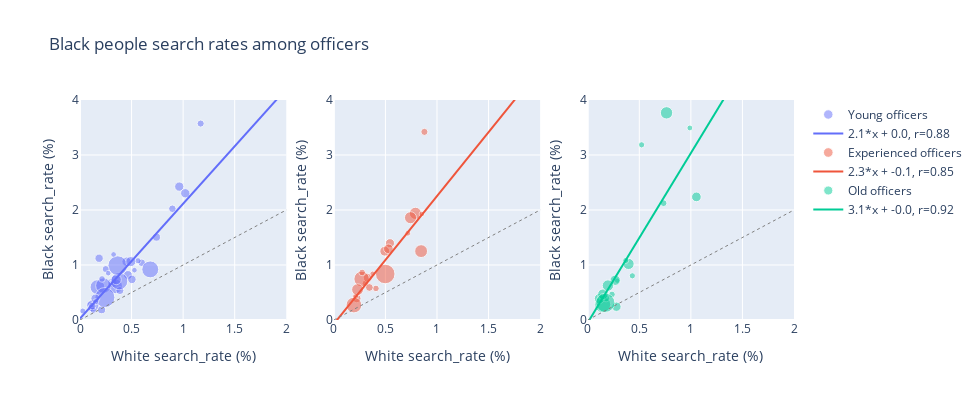
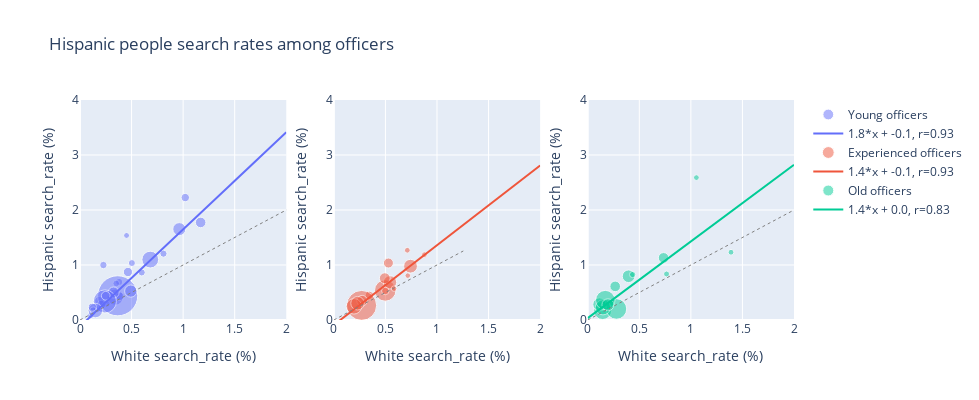

Notebook cell for these charts, in order:
### Code cell
# separate data
df_yos_sep = separate_data(df_yos_all, officer_experience_level)
df_yos_sep[officer_experience_level[0]].head(2)

# plot it 


ax_limits = [
    {'x':2, 'y':4},
    {'x':2, 'y':4},
]
plot_search_rates(df_yos_sep, officer_experience_level, 3000, ax_limits=ax_limits, filename='yos_search_rate.html')

### Figure 1 — Plotly figure (JSON) as saved in the notebook; plotly's stock layout.template omitted (floating-point values rounded to 4 significant figures)
{"data": [{"marker": {"color": "#636EFA", "opacity": 0.5, "size": [9.37, 6.24, 9.656, 7.596, 14.79, 7.158, 7.573, 5.507, 14.8, 12.09, 15.54, 6.062, 6.651, 7.972, 8.026, 6.244, 8.986, 9.305, 17.35, 10.18, 8.387, 8.55, 8.021, 19.57, 5.722, 7.418, 20.02, 8.903, 16.94, 6.267, 6.011, 7.126, 7.454, 5.63, 10.13, 9.363, 5.657]}, "mode": "markers", "name": "Young officers", "text": ["size:87.79", "size:38.94", "size:93.24", "size:57.7", "size:218.79", "size:51.24", "size:57.35", "size:30.33", "size:219.08", "size:146.11", "size:241.42", "size:36.75", "size:44.23", "size:63.56", "size:64.42", "size:38.99", "size:80.74", "size:86.58", "size:301.05", "size:103.55", "size:70.35", "size:73.1", "size:64.33", "size:383.17", "size:32.74", "size:55.03", "size:400.85", "size:79.26", "size:286.96", "size:39.28", "size:36.13", "size:50.78", "size:55.56", "size:31.7", "size:102.68", "size:87.67", "size:32.0"], "type": "scatter", "x": [0.4514, 0.09374, 0.3128, 0.5986, 0.3409, 1.17, 0.8956, 0.1029, 0.1691, 0.1253, 0.2269, 0.02663, 0.2135, 0.3869, 0.7417, 0.5628, 0.465, 0.9626, 0.3798, 0.3514, 0.1852, 0.5032, 0.2095, 0.3654, 0.3258, 0.1119, 0.2413, 0.1487, 0.6812, 0.1283, 0.1526, 0.2497, 0.1194, 0.2738, 0.4921, 1.021, 0.5279], "xaxis": "x", "y": [1.059, 0.2825, 0.6757, 1.04, 0.6125, 3.571, 2.023, 0.2308, 0.598, 0.2601, 0.6255, 0.1633, 0.7461, 0.5349, 1.506, 1.077, 0.8174, 2.426, 0.7075, 0.7339, 1.123, 0.7387, 0.1865, 0.9891, 1.191, 0.2181, 0.4091, 0.3911, 0.92, 0.1782, 0.3321, 0.9256, 0.252, 0.8517, 1.062, 2.304, 0.9062], "yaxis": "y"}, {"line": {"color": "#636EFA", "dash": "solid", "width": 2}, "mode": "lines", "name": "2.1*x + 0.0, r=0.88", "type": "scatter", "x": [0, 2], "xaxis": "x", "y": [0.02759, 4.203], "yaxis": "y"}, {"marker": {"color": "#EF553B", "opacity": 0.5, "size": [8.594, 19.56, 9.074, 12.23, 6.478, 8.767, 9.873, 5.563, 6.6, 5.796, 12.86, 5.533, 5.879, 7.801, 15.54, 12.09, 6.632, 15.7, 7.112, 9.668, 11.81]}, "mode": "markers", "name": "Experienced officers", "text": ["size:73.86", "size:382.52", "size:82.33", "size:149.58", "size:41.96", "size:76.86", "size:97.48", "size:30.95", "size:43.56", "size:33.59", "size:165.31", "size:30.61", "size:34.56", "size:60.86", "size:241.4", "size:146.25", "size:43.98", "size:246.53", "size:50.58", "size:93.47", "size:139.58"], "type": "scatter", "x": [0.2211, 0.498, 0.5441, 0.7911, 0.3053, 0.3276, 0.4936, 0.3761, 0.4079, 0.7165, 0.8459, 0.853, 0.2109, 0.3443, 0.2694, 0.7432, 0.2738, 0.1944, 0.878, 0.5288, 0.2296], "xaxis": "x2", "y": [0.3926, 0.8366, 1.397, 1.939, 0.6673, 0.7676, 1.252, 0.8401, 0.5739, 1.578, 1.252, 1.927, 0.434, 0.5915, 0.7457, 1.86, 0.864, 0.2718, 3.42, 1.295, 0.5517], "yaxis": "y2"}, {"line": {"color": "#EF553B", "dash": "solid", "width": 2}, "mode": "lines", "name": "2.3*x + -0.1, r=0.85", "type": "scatter", "x": [0, 2], "xaxis": "x2", "y": [-0.0706, 4.577], "yaxis": "y2"}, {"marker": {"color": "#00CC96", "opacity": 0.5, "size": [7.026, 16.1, 6.827, 9.686, 12.36, 5.543, 11.16, 6.555, 5.689, 6.003, 7.286, 9.331, 10.14, 10.64, 19.18, 6.212, 10.32, 6.214, 11.37, 5.886]}, "mode": "markers", "name": "Old officers", "text": ["size:49.37", "size:259.31", "size:46.61", "size:93.81", "size:152.67", "size:30.72", "size:124.65", "size:42.97", "size:32.36", "size:36.04", "size:53.09", "size:87.07", "size:102.83", "size:113.17", "size:367.98", "size:38.59", "size:106.57", "size:38.62", "size:129.25", "size:34.65"], "type": "scatter", "x": [2.464, 0.1446, 0.7353, 1.054, 0.7641, 0.2858, 0.3961, 0.2353, 0.1366, 0.3681, 0.1782, 0.2783, 0.1129, 0.1479, 0.1705, 0.4325, 0.2661, 0.5222, 0.1958, 0.9902], "xaxis": "x3", "y": [6.927, 0.2815, 2.124, 2.239, 3.766, 0.7161, 1.019, 0.4654, 0.4017, 1.082, 0.3956, 0.2412, 0.389, 0.4683, 0.3125, 0.8033, 0.7225, 3.185, 0.6267, 3.492], "yaxis": "y3"}, {"line": {"color": "#00CC96", "dash": "solid", "width": 2}, "mode": "lines", "name": "3.1*x + -0.0, r=0.92", "type": "scatter", "x": [0, 2], "xaxis": "x3", "y": [-0.04746, 6.117], "yaxis": "y3"}], "layout": {"autosize": true, "height": 400, "shapes": [{"line": {"color": "Grey", "dash": "dot", "width": 1}, "type": "line", "x0": 0, "x1": 3.536, "xref": "x", "y0": 0, "y1": 3.536, "yref": "y"}, {"line": {"color": "Grey", "dash": "dot", "width": 1}, "type": "line", "x0": 0, "x1": 3.386, "xref": "x2", "y0": 0, "y1": 3.386, "yref": "y2"}, {"line": {"color": "Grey", "dash": "dot", "width": 1}, "type": "line", "x0": 0, "x1": 6.858, "xref": "x3", "y0": 0, "y1": 6.858, "yref": "y3"}], "title": {"text": "Black people search rates among officers"}, "width": 980.0, "xaxis": {"anchor": "y", "domain": [0, 0.2889], "range": [0, 2], "title": {"text": "White search_rate (%)"}}, "xaxis2": {"anchor": "y2", "domain": [0.3556, 0.6444], "range": [0, 2], "title": {"text": "White search_rate (%)"}}, "xaxis3": {"anchor": "y3", "domain": [0.7111, 1], "range": [0, 2], "title": {"text": "White search_rate (%)"}}, "yaxis": {"anchor": "x", "domain": [0, 1], "range": [0, 4], "title": {"text": "Black search_rate (%)"}}, "yaxis2": {"anchor": "x2", "domain": [0, 1], "range": [0, 4], "title": {"text": "Black search_rate (%)"}}, "yaxis3": {"anchor": "x3", "domain": [0, 1], "range": [0, 4], "title": {"text": "Black search_rate (%)"}}}}

### Figure 2 — Plotly figure (JSON) as saved in the notebook; plotly's stock layout.template omitted (floating-point values rounded to 4 significant figures)
{"data": [{"marker": {"color": "#636EFA", "opacity": 0.5, "size": [5.927, 7.054, 16.33, 7.169, 10.57, 6.189, 7.681, 7.419, 6.907, 8.459, 8.472, 9.331, 13.02, 7.221, 6.608, 8.977, 7.018, 8.411, 40.1, 11.13, 23.2, 14.48, 16.8, 6.697, 8.787, 8.04, 12.26, 8.344]}, "mode": "markers", "name": "Young officers", "text": ["size:35.13", "size:49.76", "size:266.83", "size:51.4", "size:111.63", "size:38.3", "size:59.0", "size:55.04", "size:47.71", "size:71.55", "size:71.77", "size:87.07", "size:169.46", "size:52.14", "size:43.66", "size:80.58", "size:49.25", "size:70.75", "size:1608.12", "size:123.98", "size:538.47", "size:209.8", "size:282.23", "size:44.85", "size:77.21", "size:64.64", "size:150.26", "size:69.63"], "type": "scatter", "x": [0.4514, 0.5986, 0.3409, 0.8094, 1.17, 0.1029, 0.1691, 0.2269, 0.2591, 0.2135, 0.3869, 0.465, 0.9626, 0.3798, 0.3514, 0.1852, 0.5032, 0.2095, 0.3654, 0.3258, 0.2413, 0.1487, 0.6812, 0.1283, 0.2497, 0.1194, 0.4921, 1.021], "xaxis": "x", "y": [1.537, 0.8641, 0.416, 1.206, 1.774, 0.07833, 0.2034, 0.9993, 0.2934, 0.2935, 0.4319, 0.8729, 1.652, 0.6904, 0.6642, 0.3475, 1.036, 0.2827, 0.4403, 0.5001, 0.338, 0.1716, 1.098, 0.1784, 0.4404, 0.2321, 0.5258, 2.226], "yaxis": "y"}, {"line": {"color": "#636EFA", "dash": "solid", "width": 2}, "mode": "lines", "name": "1.8*x + -0.1, r=0.93", "type": "scatter", "x": [0, 2], "xaxis": "x", "y": [-0.1186, 3.414], "yaxis": "y"}, {"marker": {"color": "#EF553B", "opacity": 0.5, "size": [21.49, 13.35, 10.88, 5.566, 7.535, 8.319, 30.03, 5.616, 13.79, 10.67, 15.54, 5.756, 5.654, 10.02, 13.56]}, "mode": "markers", "name": "Experienced officers", "text": ["size:461.61", "size:178.32", "size:118.43", "size:30.98", "size:56.77", "size:69.2", "size:901.6", "size:31.54", "size:190.12", "size:113.94", "size:241.49", "size:33.13", "size:31.97", "size:100.4", "size:183.8"], "type": "scatter", "x": [0.498, 0.5441, 0.4936, 0.7165, 0.4991, 0.3443, 0.2694, 0.5839, 0.7432, 0.2738, 0.1944, 0.7124, 0.878, 0.5288, 0.2296], "xaxis": "x2", "y": [0.5373, 0.6842, 0.7599, 0.807, 0.5284, 0.448, 0.2651, 0.5707, 0.9783, 0.3511, 0.2485, 1.268, 1.189, 1.036, 0.3047], "yaxis": "y2"}, {"line": {"color": "#EF553B", "dash": "solid", "width": 2}, "mode": "lines", "name": "1.4*x + -0.1, r=0.93", "type": "scatter", "x": [0, 2], "xaxis": "x2", "y": [-0.09003, 2.809], "yaxis": "y2"}, {"marker": {"color": "#00CC96", "opacity": 0.5, "size": [17.94, 10.6, 5.73, 5.988, 12.68, 6.671, 5.632, 7.715, 20.57, 6.222, 13.14, 15.17, 19.47, 5.839, 10.62, 12.01]}, "mode": "markers", "name": "Old officers", "text": ["size:321.71", "size:112.43", "size:32.83", "size:35.86", "size:160.86", "size:44.5", "size:31.72", "size:59.52", "size:423.19", "size:38.71", "size:172.75", "size:230.04", "size:379.11", "size:34.09", "size:112.87", "size:144.33"], "type": "scatter", "x": [0.1446, 0.7353, 1.054, 0.7641, 0.3961, 0.2353, 0.1366, 0.1782, 0.2783, 0.4353, 0.1129, 0.1479, 0.1705, 1.389, 0.2661, 0.1958], "xaxis": "x3", "y": [0.171, 1.13, 2.589, 0.8366, 0.7957, 0.3146, 0.2207, 0.3024, 0.2009, 0.8267, 0.2836, 0.2304, 0.3614, 1.232, 0.6113, 0.2771], "yaxis": "y3"}, {"line": {"color": "#00CC96", "dash": "solid", "width": 2}, "mode": "lines", "name": "1.4*x + 0.0, r=0.83", "type": "scatter", "x": [0, 2], "xaxis": "x3", "y": [0.03382, 2.824], "yaxis": "y3"}], "layout": {"autosize": true, "height": 400, "shapes": [{"line": {"color": "Grey", "dash": "dot", "width": 1}, "type": "line", "x0": 0, "x1": 2.204, "xref": "x", "y0": 0, "y1": 2.204, "yref": "y"}, {"line": {"color": "Grey", "dash": "dot", "width": 1}, "type": "line", "x0": 0, "x1": 1.255, "xref": "x2", "y0": 0, "y1": 1.255, "yref": "y2"}, {"line": {"color": "Grey", "dash": "dot", "width": 1}, "type": "line", "x0": 0, "x1": 2.563, "xref": "x3", "y0": 0, "y1": 2.563, "yref": "y3"}], "title": {"text": "Hispanic people search rates among officers"}, "width": 980.0, "xaxis": {"anchor": "y", "domain": [0, 0.2889], "range": [0, 2], "title": {"text": "White search_rate (%)"}}, "xaxis2": {"anchor": "y2", "domain": [0.3556, 0.6444], "range": [0, 2], "title": {"text": "White search_rate (%)"}}, "xaxis3": {"anchor": "y3", "domain": [0.7111, 1], "range": [0, 2], "title": {"text": "White search_rate (%)"}}, "yaxis": {"anchor": "x", "domain": [0, 1], "range": [0, 4], "title": {"text": "Hispanic search_rate (%)"}}, "yaxis2": {"anchor": "x2", "domain": [0, 1], "range": [0, 4], "title": {"text": "Hispanic search_rate (%)"}}, "yaxis3": {"anchor": "x3", "domain": [0, 1], "range": [0, 4], "title": {"text": "Hispanic search_rate (%)"}}}}
